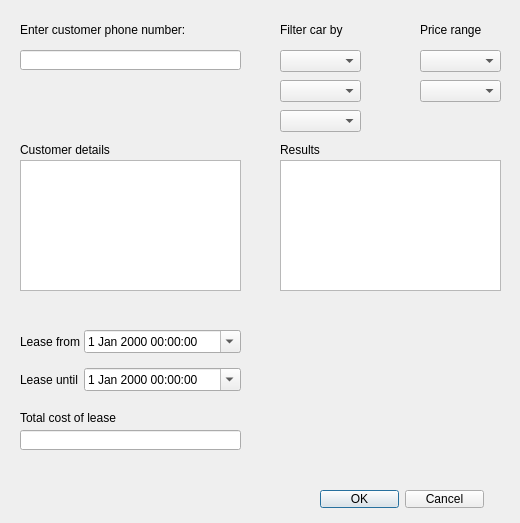
<?xml version="1.0" encoding="UTF-8"?>
<ui version="4.0">
 <class>LeaseDialog</class>
 <widget class="QDialog" name="LeaseDialog">
  <property name="geometry">
   <rect>
    <x>0</x>
    <y>0</y>
    <width>520</width>
    <height>523</height>
   </rect>
  </property>
  <property name="windowTitle">
   <string>LeaseDialog</string>
  </property>
  <widget class="QComboBox" name="CarTypeFilter">
   <property name="geometry">
    <rect>
     <x>280</x>
     <y>50</y>
     <width>81</width>
     <height>22</height>
    </rect>
   </property>
   <property name="editable">
    <bool>false</bool>
   </property>
   <property name="currentText">
    <string notr="true"/>
   </property>
   <property name="maxVisibleItems">
    <number>5</number>
   </property>
   <property name="placeholderText">
    <string>Car type</string>
   </property>
  </widget>
  <widget class="QComboBox" name="FuelTypeFilter">
   <property name="geometry">
    <rect>
     <x>280</x>
     <y>80</y>
     <width>81</width>
     <height>22</height>
    </rect>
   </property>
   <property name="placeholderText">
    <string>Fuel type</string>
   </property>
  </widget>
  <widget class="QComboBox" name="SeatsFilter">
   <property name="geometry">
    <rect>
     <x>280</x>
     <y>110</y>
     <width>81</width>
     <height>22</height>
    </rect>
   </property>
   <property name="placeholderText">
    <string>Seats</string>
   </property>
  </widget>
  <widget class="QTableView" name="tableView">
   <property name="geometry">
    <rect>
     <x>280</x>
     <y>160</y>
     <width>221</width>
     <height>131</height>
    </rect>
   </property>
  </widget>
  <widget class="QLabel" name="CarFilterResults">
   <property name="geometry">
    <rect>
     <x>280</x>
     <y>140</y>
     <width>211</width>
     <height>20</height>
    </rect>
   </property>
   <property name="text">
    <string>Results</string>
   </property>
   <property name="alignment">
    <set>Qt::AlignLeading|Qt::AlignLeft|Qt::AlignVCenter</set>
   </property>
  </widget>
  <widget class="QDialogButtonBox" name="OKCancel">
   <property name="geometry">
    <rect>
     <x>320</x>
     <y>490</y>
     <width>164</width>
     <height>18</height>
    </rect>
   </property>
   <property name="standardButtons">
    <set>QDialogButtonBox::Cancel|QDialogButtonBox::Ok</set>
   </property>
  </widget>
  <widget class="QLabel" name="LabelCarFilter">
   <property name="geometry">
    <rect>
     <x>280</x>
     <y>20</y>
     <width>111</width>
     <height>20</height>
    </rect>
   </property>
   <property name="text">
    <string>Filter car by</string>
   </property>
   <property name="alignment">
    <set>Qt::AlignLeading|Qt::AlignLeft|Qt::AlignVCenter</set>
   </property>
  </widget>
  <widget class="QLabel" name="CustPhoneNr">
   <property name="geometry">
    <rect>
     <x>20</x>
     <y>20</y>
     <width>211</width>
     <height>20</height>
    </rect>
   </property>
   <property name="text">
    <string>Enter customer phone number:</string>
   </property>
  </widget>
  <widget class="QLineEdit" name="lineEdit">
   <property name="geometry">
    <rect>
     <x>20</x>
     <y>50</y>
     <width>221</width>
     <height>20</height>
    </rect>
   </property>
  </widget>
  <widget class="QLabel" name="LabelCustDetails">
   <property name="geometry">
    <rect>
     <x>20</x>
     <y>140</y>
     <width>211</width>
     <height>20</height>
    </rect>
   </property>
   <property name="text">
    <string>Customer details</string>
   </property>
  </widget>
  <widget class="QListView" name="listView">
   <property name="geometry">
    <rect>
     <x>20</x>
     <y>160</y>
     <width>221</width>
     <height>131</height>
    </rect>
   </property>
  </widget>
  <widget class="QWidget" name="formLayoutWidget">
   <property name="geometry">
    <rect>
     <x>20</x>
     <y>330</y>
     <width>221</width>
     <height>61</height>
    </rect>
   </property>
   <layout class="QFormLayout" name="formLayout">
    <property name="horizontalSpacing">
     <number>4</number>
    </property>
    <property name="verticalSpacing">
     <number>15</number>
    </property>
    <item row="0" column="0">
     <widget class="QLabel" name="leaseFromLabel">
      <property name="text">
       <string>Lease from</string>
      </property>
     </widget>
    </item>
    <item row="0" column="1">
     <widget class="QDateTimeEdit" name="leaseFromDateTimeEdit">
      <property name="calendarPopup">
       <bool>true</bool>
      </property>
     </widget>
    </item>
    <item row="1" column="0">
     <widget class="QLabel" name="leaseUntilLabel">
      <property name="text">
       <string>Lease until</string>
      </property>
     </widget>
    </item>
    <item row="1" column="1">
     <widget class="QDateTimeEdit" name="leaseUntilDateTimeEdit">
      <property name="calendarPopup">
       <bool>true</bool>
      </property>
     </widget>
    </item>
   </layout>
  </widget>
  <widget class="QLabel" name="LabelLeaseCost">
   <property name="geometry">
    <rect>
     <x>20</x>
     <y>410</y>
     <width>181</width>
     <height>16</height>
    </rect>
   </property>
   <property name="text">
    <string>Total cost of lease</string>
   </property>
  </widget>
  <widget class="QLineEdit" name="CostCalcPlaceholder">
   <property name="geometry">
    <rect>
     <x>20</x>
     <y>430</y>
     <width>221</width>
     <height>20</height>
    </rect>
   </property>
  </widget>
  <widget class="QLabel" name="LabelPriceMinMax">
   <property name="geometry">
    <rect>
     <x>420</x>
     <y>20</y>
     <width>101</width>
     <height>20</height>
    </rect>
   </property>
   <property name="text">
    <string>Price range</string>
   </property>
  </widget>
  <widget class="QComboBox" name="comboBox">
   <property name="geometry">
    <rect>
     <x>420</x>
     <y>50</y>
     <width>81</width>
     <height>22</height>
    </rect>
   </property>
   <property name="placeholderText">
    <string>Minimum</string>
   </property>
  </widget>
  <widget class="QComboBox" name="comboBox_2">
   <property name="geometry">
    <rect>
     <x>420</x>
     <y>80</y>
     <width>81</width>
     <height>22</height>
    </rect>
   </property>
   <property name="placeholderText">
    <string>Maximum</string>
   </property>
  </widget>
 </widget>
 <resources/>
 <connections/>
</ui>
